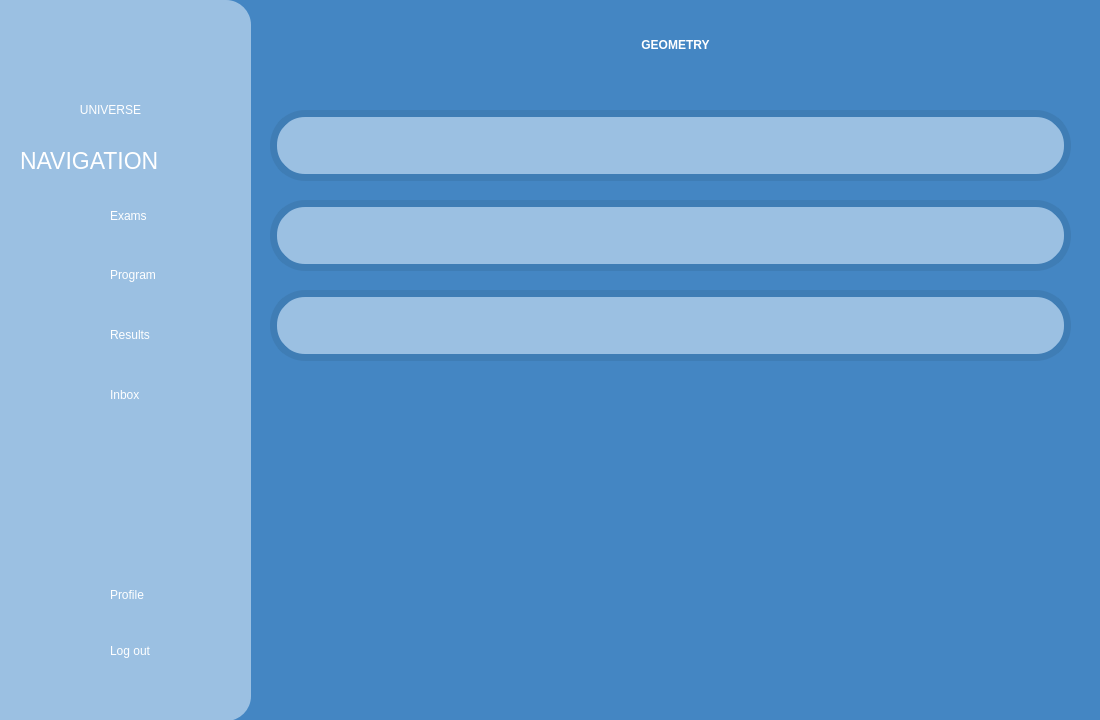
<?xml version="1.0" encoding="UTF-8"?>
<ui version="4.0">
 <class>geometry</class>
 <widget class="QWidget" name="geometry">
  <property name="geometry">
   <rect>
    <x>0</x>
    <y>0</y>
    <width>1100</width>
    <height>720</height>
   </rect>
  </property>
  <property name="windowTitle">
   <string>Form</string>
  </property>
  <widget class="QFrame" name="frame_2">
   <property name="geometry">
    <rect>
     <x>0</x>
     <y>0</y>
     <width>251</width>
     <height>721</height>
    </rect>
   </property>
   <property name="styleSheet">
    <string notr="true">background-color:rgb(155, 192, 226);
border:0px;
border-top-right-radius: 25px;
border-bottom-right-radius: 25px;</string>
   </property>
   <property name="frameShape">
    <enum>QFrame::Shape::StyledPanel</enum>
   </property>
   <property name="frameShadow">
    <enum>QFrame::Shadow::Raised</enum>
   </property>
   <widget class="QLabel" name="exams_Icon">
    <property name="geometry">
     <rect>
      <x>50</x>
      <y>190</y>
      <width>51</width>
      <height>51</height>
     </rect>
    </property>
    <property name="text">
     <string/>
    </property>
    <property name="pixmap">
     <pixmap>../assets/images/exams_icon.png</pixmap>
    </property>
    <property name="scaledContents">
     <bool>true</bool>
    </property>
   </widget>
   <widget class="QLabel" name="program_Icon">
    <property name="geometry">
     <rect>
      <x>50</x>
      <y>250</y>
      <width>51</width>
      <height>51</height>
     </rect>
    </property>
    <property name="text">
     <string/>
    </property>
    <property name="pixmap">
     <pixmap>../assets/images/program_icon.png</pixmap>
    </property>
    <property name="scaledContents">
     <bool>true</bool>
    </property>
   </widget>
   <widget class="QLabel" name="results_Icon">
    <property name="geometry">
     <rect>
      <x>50</x>
      <y>310</y>
      <width>51</width>
      <height>51</height>
     </rect>
    </property>
    <property name="text">
     <string/>
    </property>
    <property name="pixmap">
     <pixmap>../assets/images/results_icon.png</pixmap>
    </property>
    <property name="scaledContents">
     <bool>true</bool>
    </property>
   </widget>
   <widget class="QLabel" name="inbox_Icon">
    <property name="geometry">
     <rect>
      <x>50</x>
      <y>370</y>
      <width>51</width>
      <height>51</height>
     </rect>
    </property>
    <property name="text">
     <string/>
    </property>
    <property name="pixmap">
     <pixmap>../assets/images/inbox_icon.png</pixmap>
    </property>
    <property name="scaledContents">
     <bool>true</bool>
    </property>
   </widget>
   <widget class="QLabel" name="profile_Icon">
    <property name="geometry">
     <rect>
      <x>50</x>
      <y>570</y>
      <width>51</width>
      <height>51</height>
     </rect>
    </property>
    <property name="text">
     <string/>
    </property>
    <property name="pixmap">
     <pixmap>../assets/images/profile.icon.png</pixmap>
    </property>
    <property name="scaledContents">
     <bool>true</bool>
    </property>
   </widget>
   <widget class="QLabel" name="logout_Icon">
    <property name="geometry">
     <rect>
      <x>50</x>
      <y>630</y>
      <width>51</width>
      <height>51</height>
     </rect>
    </property>
    <property name="text">
     <string/>
    </property>
    <property name="pixmap">
     <pixmap resource="../resources.qrc">:/assets/images/log_out_icon.png</pixmap>
    </property>
    <property name="scaledContents">
     <bool>true</bool>
    </property>
   </widget>
   <widget class="QPushButton" name="logoutButton">
    <property name="geometry">
     <rect>
      <x>110</x>
      <y>620</y>
      <width>101</width>
      <height>61</height>
     </rect>
    </property>
    <property name="styleSheet">
     <string notr="true">font: 15pt &quot;Allerta&quot;;
color:white;
text-align:left;</string>
    </property>
    <property name="text">
     <string>Log out</string>
    </property>
   </widget>
   <widget class="QPushButton" name="examsButton">
    <property name="geometry">
     <rect>
      <x>110</x>
      <y>195</y>
      <width>71</width>
      <height>41</height>
     </rect>
    </property>
    <property name="styleSheet">
     <string notr="true">font: 15pt &quot;Allerta&quot;;
color:white;
text-align:left;</string>
    </property>
    <property name="text">
     <string>Exams</string>
    </property>
   </widget>
   <widget class="QPushButton" name="programButton">
    <property name="geometry">
     <rect>
      <x>110</x>
      <y>260</y>
      <width>111</width>
      <height>29</height>
     </rect>
    </property>
    <property name="whatsThis">
     <string>&lt;html&gt;&lt;head/&gt;&lt;body&gt;&lt;p&gt;sadas&lt;/p&gt;&lt;/body&gt;&lt;/html&gt;</string>
    </property>
    <property name="styleSheet">
     <string notr="true">font: 15pt &quot;Allerta&quot;;
color:white;
text-align:left;</string>
    </property>
    <property name="text">
     <string>Program</string>
    </property>
   </widget>
   <widget class="QPushButton" name="resultsButton">
    <property name="geometry">
     <rect>
      <x>110</x>
      <y>320</y>
      <width>91</width>
      <height>29</height>
     </rect>
    </property>
    <property name="styleSheet">
     <string notr="true">font: 15pt &quot;Allerta&quot;;
color:white;
text-align:left;</string>
    </property>
    <property name="text">
     <string>Results</string>
    </property>
   </widget>
   <widget class="QPushButton" name="inboxButton">
    <property name="geometry">
     <rect>
      <x>110</x>
      <y>380</y>
      <width>71</width>
      <height>29</height>
     </rect>
    </property>
    <property name="styleSheet">
     <string notr="true">font: 15pt &quot;Allerta&quot;;
color:white;
text-align:left;</string>
    </property>
    <property name="text">
     <string>Inbox</string>
    </property>
   </widget>
   <widget class="QPushButton" name="profileButton">
    <property name="geometry">
     <rect>
      <x>110</x>
      <y>580</y>
      <width>86</width>
      <height>29</height>
     </rect>
    </property>
    <property name="styleSheet">
     <string notr="true">font: 15pt &quot;Allerta&quot;;
color:white;
text-align:left;</string>
    </property>
    <property name="text">
     <string>Profile</string>
    </property>
   </widget>
   <widget class="QLabel" name="navigationLabel">
    <property name="geometry">
     <rect>
      <x>20</x>
      <y>130</y>
      <width>231</width>
      <height>61</height>
     </rect>
    </property>
    <property name="styleSheet">
     <string notr="true">font: 17pt;
color:white;</string>
    </property>
    <property name="text">
     <string>NAVIGATION</string>
    </property>
   </widget>
   <widget class="QLabel" name="logoIcon">
    <property name="geometry">
     <rect>
      <x>45</x>
      <y>-10</y>
      <width>141</width>
      <height>141</height>
     </rect>
    </property>
    <property name="text">
     <string/>
    </property>
    <property name="pixmap">
     <pixmap resource="../resources.qrc">:/assets/images/Logo1.png</pixmap>
    </property>
    <property name="scaledContents">
     <bool>true</bool>
    </property>
   </widget>
   <widget class="QLabel" name="label">
    <property name="geometry">
     <rect>
      <x>60</x>
      <y>100</y>
      <width>101</width>
      <height>20</height>
     </rect>
    </property>
    <property name="styleSheet">
     <string notr="true">color:white;
font: 600 12pt &quot;Crimson Text Semibold&quot;;</string>
    </property>
    <property name="text">
     <string>&lt;html&gt;&lt;head/&gt;&lt;body&gt;&lt;p align=&quot;center&quot;&gt;UNIVERSE&lt;/p&gt;&lt;/body&gt;&lt;/html&gt;</string>
    </property>
   </widget>
  </widget>
  <widget class="QLabel" name="backgroundblue_bg">
   <property name="geometry">
    <rect>
     <x>0</x>
     <y>0</y>
     <width>1100</width>
     <height>720</height>
    </rect>
   </property>
   <property name="styleSheet">
    <string notr="true">background-color: #4486c3;</string>
   </property>
   <property name="frameShape">
    <enum>QFrame::Shape::NoFrame</enum>
   </property>
   <property name="frameShadow">
    <enum>QFrame::Shadow::Raised</enum>
   </property>
   <property name="text">
    <string/>
   </property>
   <property name="scaledContents">
    <bool>true</bool>
   </property>
   <property name="wordWrap">
    <bool>false</bool>
   </property>
  </widget>
  <widget class="QLabel" name="titleLabel">
   <property name="geometry">
    <rect>
     <x>340</x>
     <y>0</y>
     <width>671</width>
     <height>91</height>
    </rect>
   </property>
   <property name="styleSheet">
    <string notr="true">color:white;
font-weight:bold;
font: 55pt &quot;Aura&quot;;</string>
   </property>
   <property name="text">
    <string>&lt;html&gt;&lt;head/&gt;&lt;body&gt;&lt;p align=&quot;center&quot;&gt;GEOMETRY&lt;/p&gt;&lt;/body&gt;&lt;/html&gt;</string>
   </property>
  </widget>
  <widget class="QLabel" name="exam1">
   <property name="geometry">
    <rect>
     <x>270</x>
     <y>110</y>
     <width>801</width>
     <height>71</height>
    </rect>
   </property>
   <property name="styleSheet">
    <string notr="true">background-color:rgb(155, 192, 226);
border:7px solid #3F7DB5;
border-radius:35px;</string>
   </property>
   <property name="text">
    <string/>
   </property>
  </widget>
  <widget class="QLabel" name="exam1_2">
   <property name="geometry">
    <rect>
     <x>270</x>
     <y>200</y>
     <width>801</width>
     <height>71</height>
    </rect>
   </property>
   <property name="styleSheet">
    <string notr="true">background-color:rgb(155, 192, 226);
border:7px solid #3F7DB5;
border-radius:35px;</string>
   </property>
   <property name="text">
    <string/>
   </property>
  </widget>
  <widget class="QLabel" name="exam1_3">
   <property name="geometry">
    <rect>
     <x>270</x>
     <y>290</y>
     <width>801</width>
     <height>71</height>
    </rect>
   </property>
   <property name="styleSheet">
    <string notr="true">background-color:rgb(155, 192, 226);
border:7px solid #3F7DB5;
border-radius:35px;</string>
   </property>
   <property name="text">
    <string/>
   </property>
  </widget>
  <zorder>backgroundblue_bg</zorder>
  <zorder>frame_2</zorder>
  <zorder>titleLabel</zorder>
  <zorder>exam1</zorder>
  <zorder>exam1_2</zorder>
  <zorder>exam1_3</zorder>
 </widget>
 <resources>
  <include location="../resources.qrc"/>
 </resources>
 <connections/>
</ui>
